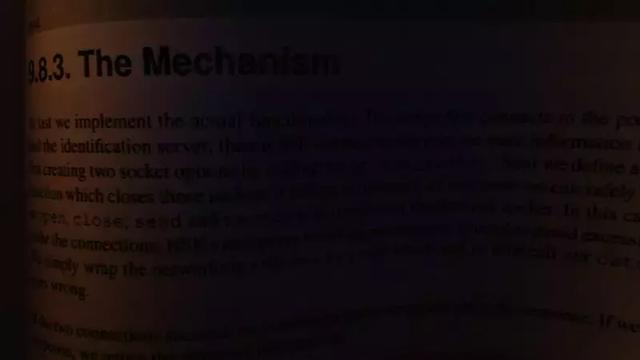
#> input picture OpenCV/adaptive.jpg, 640 x 360 px
$ python adaptive.py
#> lines starting #> are read from the running program, lines starting #| are printed output that depends on the picture; after the words box and inside, x2 and y2 are one past the last pixel; in counts of white or black regions, pixels touching at a corner belong together
# -*- coding: utf-8 -*-
# @Time : 2020/11/18
# @Author : J
# @File : Practise-1.py
# @Software: PyCharm


import numpy as np
import cv2


img = cv2.imread("../adaptive.jpg")
#> img is the input picture: shape (360, 640, 3); mean B, G, R 14.9, 12.7, 21.6
grayscaled = cv2.cvtColor(img,cv2.COLOR_BGR2GRAY)
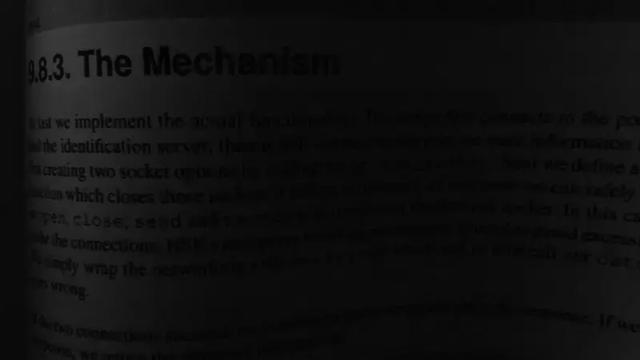
#> grayscaled: shape (360, 640); min 1, max 63, mean 15.6
retval,threshold = cv2.threshold(grayscaled,10,255,cv2.THRESH_BINARY)
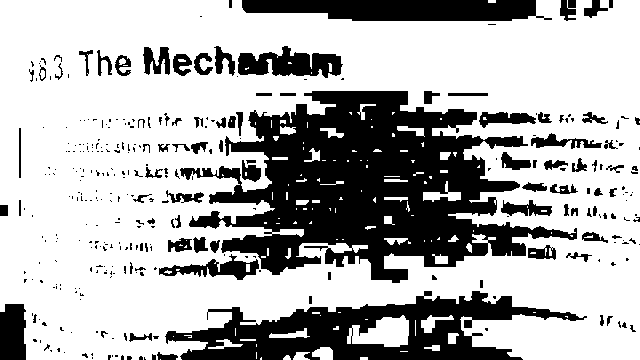
#> threshold: shape (360, 640); 69.6% white; 336 black regions (244 under 20 px), largest, box (x1, y1, x2, y2) and area: (180, 91, 577, 283) 36812, (165, 291, 587, 360) 13361, (242, 0, 552, 21) 5363
TH = cv2.adaptiveThreshold(grayscaled,255,cv2.ADAPTIVE_THRESH_GAUSSIAN_C,cv2.THRESH_BINARY,115,1)
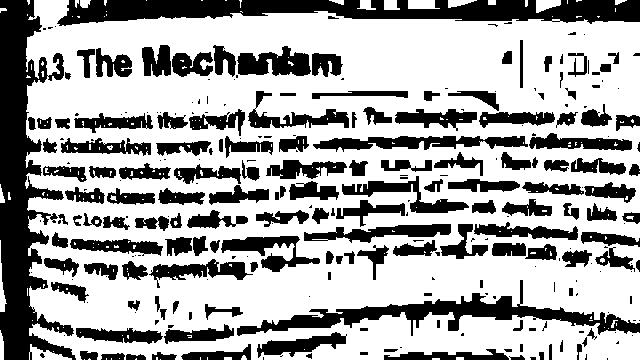
#> TH: shape (360, 640); 65.9% white; 273 black regions (120 under 20 px), largest, box (x1, y1, x2, y2) and area: (0, 0, 76, 360) 12734, (57, 0, 640, 26) 9610, (237, 280, 640, 336) 5313
cv2.imshow("orginal",img)
cv2.imshow("threshold",TH)
cv2.waitKey(0)
cv2.destroyAllWindows()
